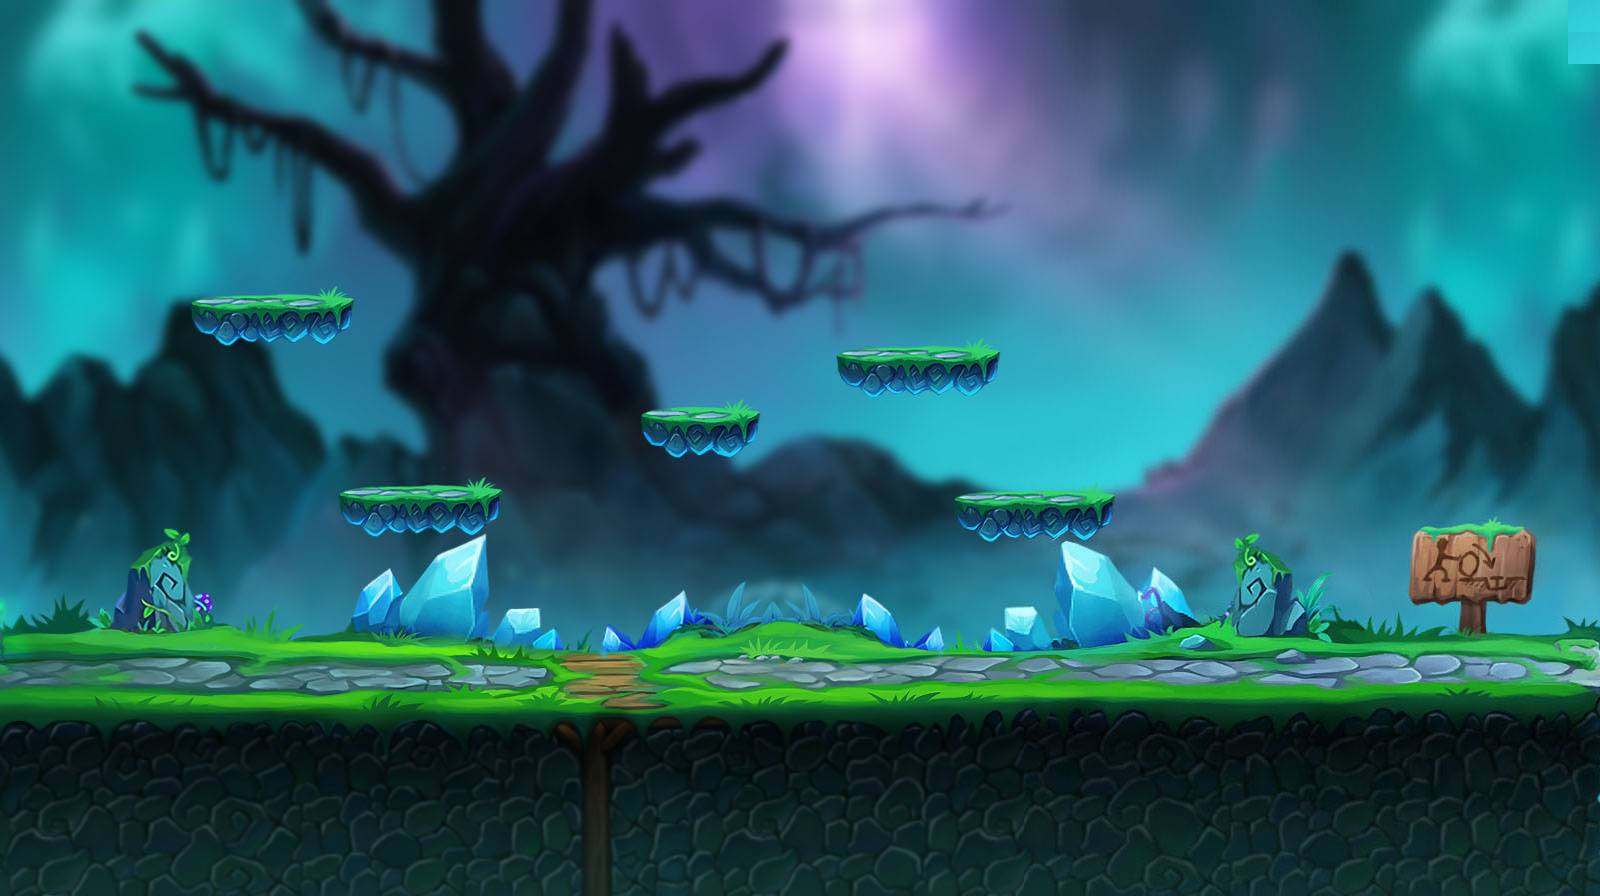

Below is a game level as drawn by its tile map, then a one-line description and the .tmx that defines it (tile-layer data replaced by summaries):
An orthogonal 50x28 tile map with 32x32 px tiles, 2 tile layers (bg2, bg1), 2 tilesets and 19 objects (10x 2, 5x 212, 3x 100, 0).

<map version="1.0" orientation="orthogonal" renderorder="right-down" width="50" height="28" tilewidth="32" tileheight="32" nextobjectid="46">
 <properties>
  <property name="far" value="0" />
  <property name="mid" value="0" />
  <property name="type" value="0" />
 </properties>
 <tileset firstgid="1" name="1031-1" tilewidth="32" tileheight="32">
  <image source="1031-1.jpg" width="1024" height="1024" />
 </tileset>
 <tileset firstgid="1025" name="1031-2" tilewidth="32" tileheight="32">
  <image source="1031-2.jpg" width="1024" height="896" />
 </tileset>
 <layer name="bg2" width="50" height="28">
  <data>[1400 cells, 510 non-empty, 502 distinct tile ids]</data>
 </layer>
 <layer name="bg1" width="50" height="28">
  <data>[1400 cells, 896 non-empty, 896 distinct tile ids]</data>
 </layer>
 <objectgroup name="floor">
  <object id="1" name="floor" type="2" x="7.5" y="0">
   <properties>
    <property name="points" value="0,0#0,28" />
    <property name="subtype" value="2" />
   </properties>
   <polyline points="0,0 4,888" />
  </object>
  <object id="2" name="floor" type="2" x="6" y="0">
   <properties>
    <property name="points" value="0,0#66,0" />
    <property name="subtype" value="3" />
   </properties>
   <polyline points="0,0 1592.5,-1" />
  </object>
  <object id="3" name="floor" type="2" x="1587.5" y="1.25">
   <properties>
    <property name="points" value="66,0#66,28" />
    <property name="subtype" value="2" />
   </properties>
   <polyline points="0,0 0,892" />
  </object>
  <object id="4" name="floor" type="2" x="4" y="681">
   <properties>
    <property name="points" value="0,21.2#50,21.2" />
    <property name="subtype" value="1" />
   </properties>
   <polyline points="0,0 1592,-5" />
  </object>
  <object id="11" name="floor" type="2" x="1598" y="677">
   <properties>
    <property name="points" value="50,21.3#50.5,28" />
    <property name="subtype" value="2" />
   </properties>
   <polyline points="0,0 1,218" />
  </object>
  <object id="41" name="floor" type="2" x="197.745" y="310.777">
   <polyline points="0,0 150.351,1.63425" />
  </object>
  <object id="42" name="floor" type="2" x="346.462" y="500.253">
   <polyline points="0,0 147.083,1.63425" />
  </object>
  <object id="43" name="floor" type="2" x="647.165" y="421.809">
   <polyline points="0,0 106.227,1.63425" />
  </object>
  <object id="44" name="floor" type="2" x="841.641" y="362.804">
   <polyline points="0,0 155.254,0" />
  </object>
  <object id="45" name="floor" type="2" x="960.941" y="507.521">
   <polyline points="0,0 153.62,3.26851" />
  </object>
 </objectgroup>
 <objectgroup name="monster" visible="0">
  <object id="13" name="monster" type="100" x="599" y="419">
   <properties>
    <property name="grids" value="0,7" />
    <property name="mid" value="1" />
    <property name="scrolltype" value="1" />
   </properties>
   <polyline points="0,0 0,259" />
  </object>
  <object id="14" name="monster" type="100" x="824" y="417">
   <properties>
    <property name="grids" value="0,7" />
    <property name="mid" value="2" />
    <property name="scrolltype" value="1" />
   </properties>
   <polyline points="0,0 0,259" />
  </object>
  <object id="15" name="monster" type="100" x="1047" y="416">
   <properties>
    <property name="grids" value="0,7" />
    <property name="mid" value="3" />
    <property name="scrolltype" value="1" />
   </properties>
   <polyline points="0,0 0,259" />
  </object>
 </objectgroup>
 <objectgroup name="player" visible="0">
  <object id="16" name="player" type="0" x="293" y="546" width="64" height="64">
   <properties>
    <property name="left" value="2" />
   </properties>
  </object>
 </objectgroup>
 <objectgroup name="goods" visible="0">
  <object id="19" name="box" type="212" x="421" y="393" width="64" height="64">
   <properties>
    <property name="bheight" value="35" />
    <property name="block" value="2" />
    <property name="bwidth" value="50" />
    <property name="bx" value="0" />
    <property name="by" value="0" />
    <property name="chipId" value="1001" />
    <property name="goodsId" value="101401" />
    <property name="life" value="500" />
    <property name="skinName" value="th_box1" />
   </properties>
  </object>
  <object id="20" name="box" type="212" x="921" y="259" width="64" height="64">
   <properties>
    <property name="bheight" value="35" />
    <property name="block" value="2" />
    <property name="bwidth" value="50" />
    <property name="bx" value="0" />
    <property name="by" value="0" />
    <property name="chipId" value="1001" />
    <property name="goodsId" value="0" />
    <property name="life" value="500" />
    <property name="skinName" value="th_box1" />
   </properties>
  </object>
  <object id="21" name="box" type="212" x="848" y="581" width="64" height="64">
   <properties>
    <property name="bheight" value="35" />
    <property name="block" value="2" />
    <property name="bwidth" value="50" />
    <property name="bx" value="0" />
    <property name="by" value="0" />
    <property name="chipId" value="1001" />
    <property name="goodsId" value="0" />
    <property name="life" value="500" />
    <property name="skinName" value="th_box1" />
   </properties>
  </object>
  <object id="22" name="box" type="212" x="742" y="581" width="64" height="64">
   <properties>
    <property name="bheight" value="35" />
    <property name="block" value="2" />
    <property name="bwidth" value="50" />
    <property name="bx" value="0" />
    <property name="by" value="0" />
    <property name="chipId" value="1001" />
    <property name="goodsId" value="0" />
    <property name="life" value="500" />
    <property name="skinName" value="th_box1" />
   </properties>
  </object>
  <object id="23" name="box" type="212" x="1039" y="402" width="64" height="64">
   <properties>
    <property name="bheight" value="35" />
    <property name="block" value="2" />
    <property name="bwidth" value="50" />
    <property name="bx" value="0" />
    <property name="by" value="0" />
    <property name="chipId" value="1001" />
    <property name="goodsId" value="101101" />
    <property name="life" value="500" />
    <property name="skinName" value="th_box1" />
   </properties>
  </object>
 </objectgroup>
</map>